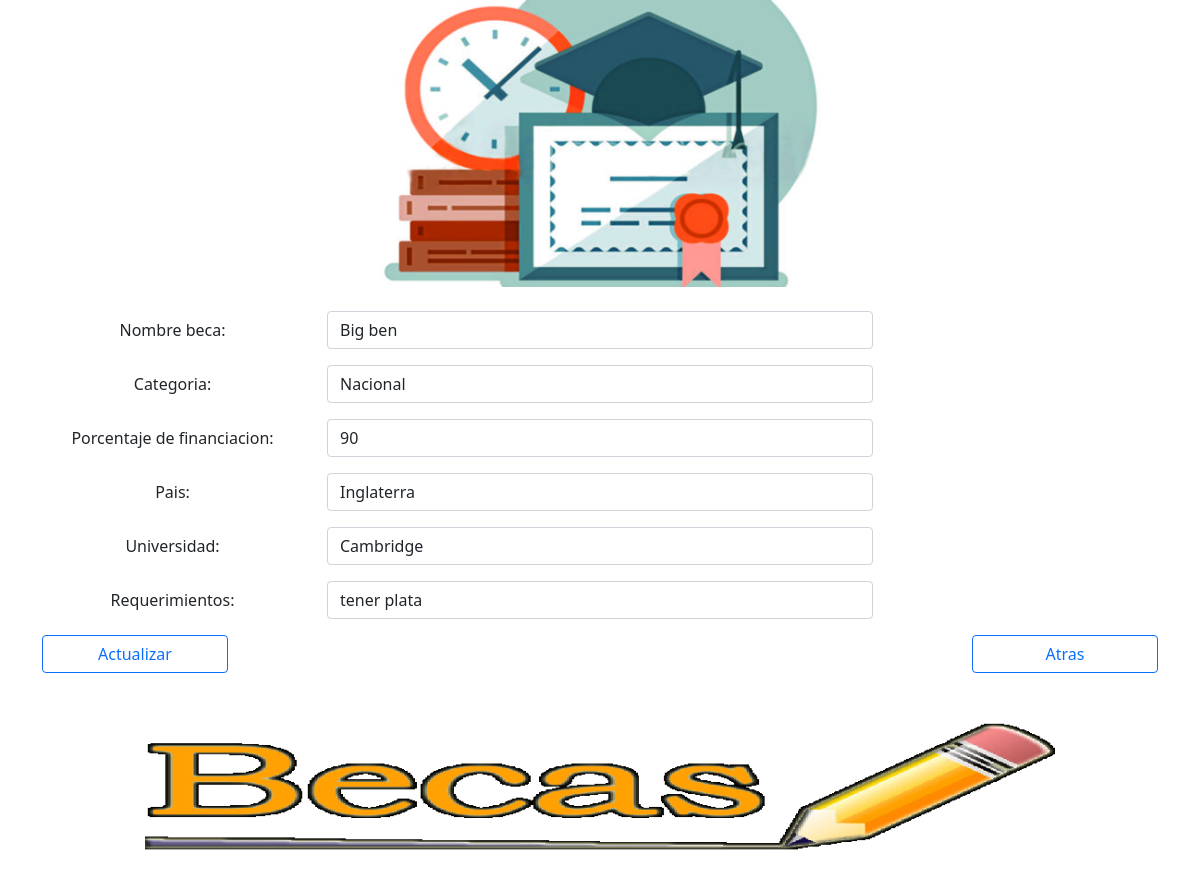
Page /editarbeca/3 on the committed database.
### beca/models.py (models this page shows)
class Beca(models.Model):
    id = models.AutoField(primary_key=True)
    Categoria = models.CharField(max_length=100)
    Nombre = models.CharField(max_length=100)
    Porcentaje_F = models.IntegerField(max_length=100)
    Pais = models.CharField(max_length=100)
    Universidad = models.CharField(max_length=100)
    Requirimientos = models.CharField(max_length=100)
    Popularidad = models.IntegerField(max_length=100)

### beca/views.py (the view)
# urls.py: path('editarbeca/<int:id>', views.editarbecaget,name="editarbeca"),
def editarbecaget(request,id):
    beca = Beca.objects.get(id=id)
    return render(request,'editar.html', {"beca": beca})

### beca/templates/editar.html (shortened to what this page needs)
<!DOCTYPE html>
{% load static %}
<html lang="en">
    <head>
    <link href="https://cdn.jsdelivr.net/npm/bootstrap@5.1.3/dist/css/bootstrap.min.css" rel="stylesheet">
  </head>
  <body>
    <div class="container text-center">
        <div class="container mb-4 text-center">
            <img src="{% static 'imagenes/beca.jpg' %}" class="img-fluid col-6" alt="ImgBeca">
        </div>
    <form action="/editarbecaput/{{ beca.id }}" method="POST"> {% csrf_token %}
            <div class="row mb-3">
                <label for="inputEmail3" class="col-sm-3 col-form-label">Nombre beca:</label>
                <div class="col-sm-6">
                    <input class="form-control" name="TxNombre" type="text" value="{{ beca.Nombre }}" aria-label="Disabled input example"  >
                </div>
            </div>
            <div class="row mb-3">
                <label for="inputEmail3" class="col-sm-3 col-form-label">Categoria:</label>
                <div class="col-sm-6">
                    <input class="form-control" name="TxCategoria" type="text" value="{{ beca.Categoria }}" aria-label="Disabled input example"  >
                </div>
            </div>
            <div class="row mb-3">
                <label for="inputEmail3" class="col-sm-3 col-form-label">Porcentaje de financiacion:</label>
                <div class="col-sm-6">
                    <input class="form-control" name="Porcentaje_F" type="text" value="{{ beca.Porcentaje_F }}" aria-label="Disabled input example"  >
                </div>
            </div>
            <div class="row mb-3">
                <label for="inputEmail3" class="col-sm-3 col-form-label">Pais:</label>
                <div class="col-sm-6">
                    <input class="form-control" name="Pais" type="text" value="{{ beca.Pais }}" aria-label="Disabled input example"  >
                </div>
            </div>
            <div class="row mb-3">
                <label for="inputEmail3" class="col-sm-3 col-form-label">Universidad:</label>
                <div class="col-sm-6">
                    <input class="form-control" name="Universidad" type="text" value="{{ beca.Universidad }}" aria-label="Disabled input example"  >
                </div>
            </div>
            <div class="row mb-3">
                <label for="inputEmail3" class="col-sm-3 col-form-label">Requerimientos:</label>
                <div class="col-sm-6">
                    <input class="form-control" name="Requerimientos" value="{{ beca.Requirimientos }}" aria-label="Disabled input example"  >
                </div>
            </div>
            <div class="container mb-5 text-center">
                <div class="row">
                <button  type="submit" class="btn btn-outline-primary col-2" > Actualizar </button>
                <div class="col-8"></div>
                <a class="btn btn-outline-primary col-2" href="{% url 'index'  %}"> Atras </a>
                </div>
            </div>
        </form>
        <div class="container mb-4 text-center">
            <img src="{% static 'imagenes/beca2.png' %}" class="img-fluid col-10" alt="ImgBeca">
        </div>
    </div>
</body>
</html>

### rows in the picture
Beca: TxNombre "Big ben", TxCategoria "Nacional", Porcentaje_F "90", Pais "Inglaterra", Universidad "Cambridge", Requerimientos "tener plata"
